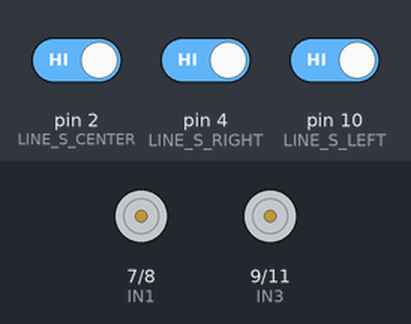
Bench run of a sketch on a simulated Arduino Uno, built with avr-gcc and run on an emulated ATmega328P. Shown: motor-driver pin pairs drawn as motors (green arrow = first pin HIGH = forward, orange = second pin HIGH = backward, longer = more drive, scaled by the enable pin). The test bench sets the inputs (shaded band); at power-on: pin 2 (LINE_S_CENTER) HIGH, pin 4 (LINE_S_RIGHT) HIGH, pin 10 (LINE_S_LEFT) HIGH.

Above: at 1.2 s.
1.3 s: pin 2 (LINE_S_CENTER) driven LOW
At 2.5 s:
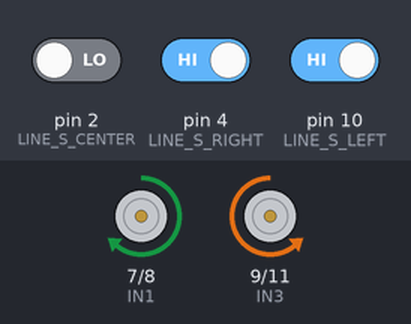
2.8 s: pin 4 (LINE_S_RIGHT) driven LOW
At 3.6 s:
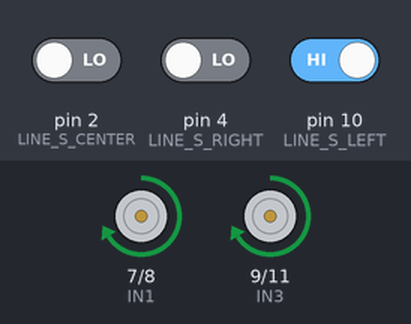
4.3 s: pin 4 (LINE_S_RIGHT) driven HIGH
At 4.8 s:
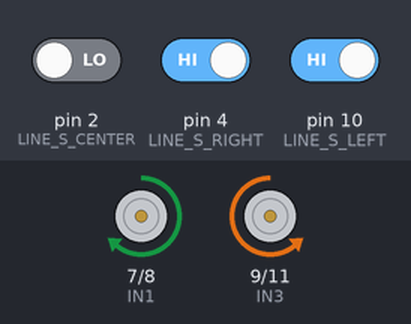
5.8 s: pin 10 (LINE_S_LEFT) driven LOW
At 7.0 s:
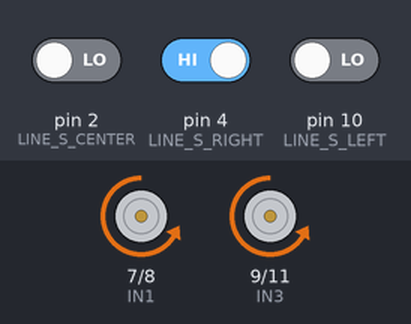
7.3 s: pin 10 (LINE_S_LEFT) driven HIGH
At 8.3 s:
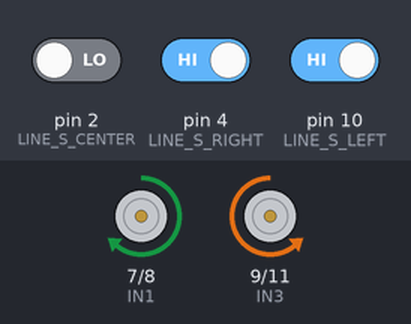
Timing chart, 0 to 9.8 s (numbered marks = the images above; inputs shaded):
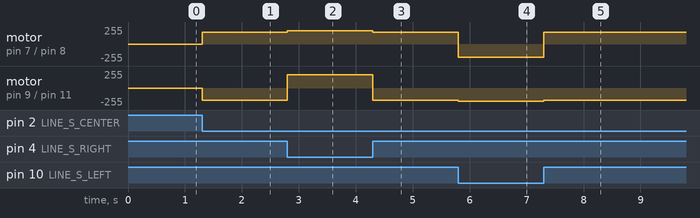

Measured:
- after the input at 1.3 s, motor on pin 7 (IN1) / pin 8 (IN2): stopped → forward 180/255 at once; motor on pin 9 (IN3) / pin 11 (IN4): stopped → backward 180/255 at once
- after the input at 2.8 s, motor on pin 7 (IN1) / pin 8 (IN2): forward 180/255 → forward 200/255 at once; motor on pin 9 (IN3) / pin 11 (IN4): backward 180/255 → forward 200/255 at once
- after the input at 4.3 s, motor on pin 7 (IN1) / pin 8 (IN2): forward 200/255 → forward 180/255 at once; motor on pin 9 (IN3) / pin 11 (IN4): forward 200/255 → backward 180/255 at once
- after the input at 5.8 s, motor on pin 7 (IN1) / pin 8 (IN2): forward 180/255 → backward 200/255 at once; motor on pin 9 (IN3) / pin 11 (IN4): backward 180/255 → backward 200/255 at once
- after the input at 7.3 s, motor on pin 7 (IN1) / pin 8 (IN2): backward 200/255 → forward 180/255 at once; motor on pin 9 (IN3) / pin 11 (IN4): backward 200/255 → backward 180/255 at once

The sketch:

02_Line_Tracking.ino
```cpp
// ==========================================
// LEZIONE 7 - PROGETTO SPECIALE FASE 2
// 02: SEGUE-LINEA (3 SENSORI IR) 🛣️
// ==========================================

/*
  In questa esercitazione il robot:
  1. Utilizza 3 sensori IR posizionati sotto lo chassis.
  2. Rileva il riflesso della luce sulla superficie.
  3. Cerca di mantenere la riga nera tra i sensori per restare in pista.
*/

// Definizione Pin Motori (Shield V4.0)
#define ENA 5
#define ENB 6
#define IN1 7
#define IN2 8
#define IN3 9
#define IN4 11

// Definizione Pin Sensori Linea (Basato su Elegoo V4.0 standard)
#define LINE_S_LEFT   10
#define LINE_S_CENTER 2
#define LINE_S_RIGHT  4

// Valori Digitali: 0 = Vedo nero (linea), 1 = Vedo Bianco (pavimento)
int leftState, centerState, rightState;

void setup() {
  Serial.begin(9600);

  // Setup Motori
  pinMode(ENA, OUTPUT);
  pinMode(ENB, OUTPUT);
  pinMode(IN1, OUTPUT);
  pinMode(IN2, OUTPUT);
  pinMode(IN3, OUTPUT);
  pinMode(IN4, OUTPUT);

  // Setup Sensori Linea
  pinMode(LINE_S_LEFT, INPUT);
  pinMode(LINE_S_CENTER, INPUT);
  pinMode(LINE_S_RIGHT, INPUT);
}

void loop() {
  // Lettura stato sensori (0=LINEA NERA, 1=BIANCO)
  leftState   = digitalRead(LINE_S_LEFT);
  centerState = digitalRead(LINE_S_CENTER);
  rightState  = digitalRead(LINE_S_RIGHT);

  // LOGICA DI CONTROLLO
  // Caso 1: Solo il centrale vede la linea -> Vai dritto
  if (centerState == LOW && leftState == HIGH && rightState == HIGH) {
    moveForward(180);
  }
  // Caso 2: Sinistro e centrale vedono la linea -> Gira a sinistra dolcemente
  else if (leftState == LOW && rightState == HIGH) {
    turnLeft(200);
  }
  // Caso 3: Destro e centrale vedono la linea -> Gira a destra dolcemente
  else if (rightState == LOW && leftState == HIGH) {
    turnRight(200);
  }
  // Caso 4: Nessuno vede la linea (forse curva troppo stretta) -> Fermati o cerca
  else if (leftState == HIGH && centerState == HIGH && rightState == HIGH) {
    stopRobot();
  }
}

// --- Funzioni di Movimento ---
void moveForward(int speed) {
  digitalWrite(IN1, HIGH);
  digitalWrite(IN2, LOW);
  digitalWrite(IN3, LOW);
  digitalWrite(IN4, HIGH);
  analogWrite(ENA, speed);
  analogWrite(ENB, speed);
}

void stopRobot() {
  digitalWrite(IN1, LOW);
  digitalWrite(IN2, LOW);
  digitalWrite(IN3, LOW);
  digitalWrite(IN4, LOW);
  analogWrite(ENA, 0);
  analogWrite(ENB, 0);
}

void turnRight(int speed) {
  digitalWrite(IN1, HIGH);
  digitalWrite(IN2, LOW);
  digitalWrite(IN3, HIGH); // Ruota verso destra
  digitalWrite(IN4, LOW);
  analogWrite(ENA, speed);
  analogWrite(ENB, speed);
}

void turnLeft(int speed) {
  digitalWrite(IN1, LOW);
  digitalWrite(IN2, HIGH); // Ruota verso sinistra
  digitalWrite(IN3, LOW);
  digitalWrite(IN4, HIGH);
  analogWrite(ENA, speed);
  analogWrite(ENB, speed);
}
```
